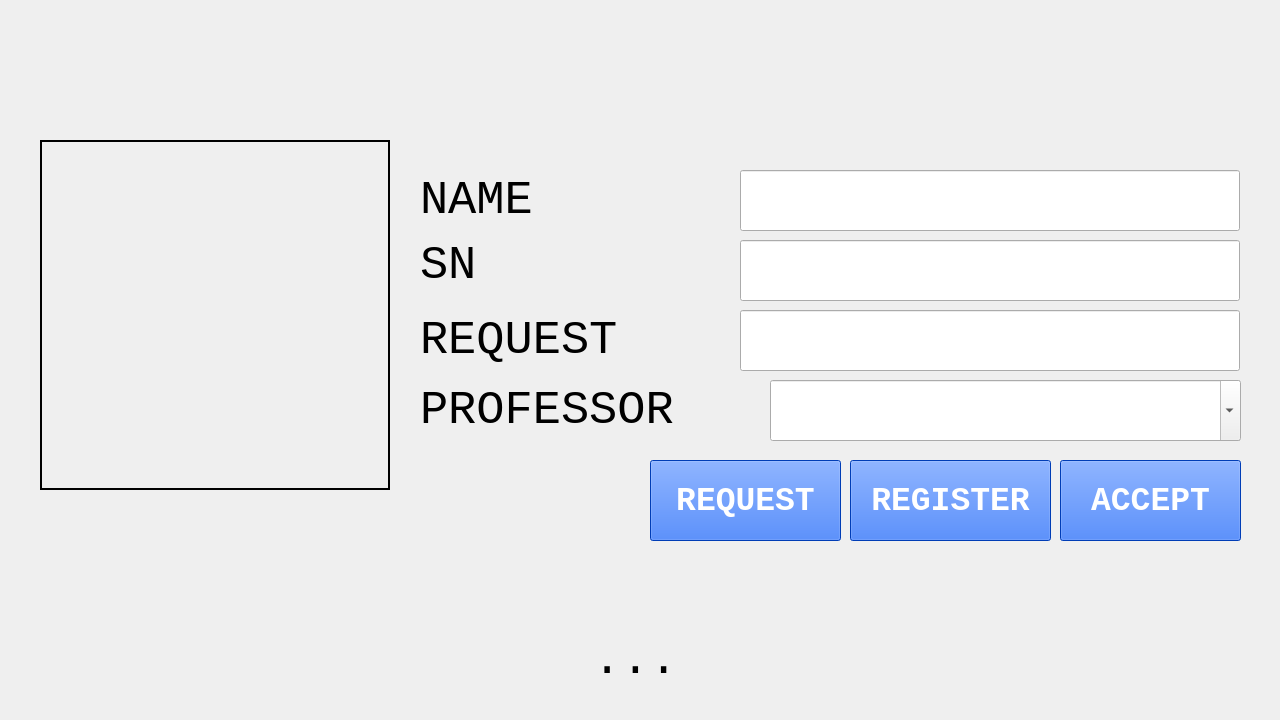
<?xml version="1.0" encoding="UTF-8"?>
<ui version="4.0">
 <class>MainWindow</class>
 <widget class="QMainWindow" name="MainWindow">
  <property name="geometry">
   <rect>
    <x>0</x>
    <y>0</y>
    <width>1280</width>
    <height>720</height>
   </rect>
  </property>
  <property name="font">
   <font>
    <family>Consolas</family>
    <pointsize>25</pointsize>
    <weight>75</weight>
    <bold>true</bold>
   </font>
  </property>
  <property name="windowTitle">
   <string>MainWindow</string>
  </property>
  <property name="styleSheet">
   <string notr="true"/>
  </property>
  <widget class="QWidget" name="centralwidget">
   <widget class="QPushButton" name="pushButtonOK">
    <property name="geometry">
     <rect>
      <x>1060</x>
      <y>460</y>
      <width>181</width>
      <height>81</height>
     </rect>
    </property>
    <property name="font">
     <font>
      <family>Consolas</family>
      <pointsize>25</pointsize>
      <weight>75</weight>
      <bold>true</bold>
     </font>
    </property>
    <property name="styleSheet">
     <string notr="true">color: rgb(255, 255, 255);
background-color: rgb(0, 85, 255);</string>
    </property>
    <property name="text">
     <string>ACCEPT</string>
    </property>
   </widget>
   <widget class="QPushButton" name="pushButtonADD">
    <property name="geometry">
     <rect>
      <x>850</x>
      <y>460</y>
      <width>201</width>
      <height>81</height>
     </rect>
    </property>
    <property name="font">
     <font>
      <family>Consolas</family>
      <pointsize>25</pointsize>
      <weight>75</weight>
      <bold>true</bold>
     </font>
    </property>
    <property name="styleSheet">
     <string notr="true">color: rgb(255, 255, 255);
background-color: rgb(0, 85, 255);</string>
    </property>
    <property name="text">
     <string>REGISTER</string>
    </property>
   </widget>
   <widget class="QLabel" name="label">
    <property name="geometry">
     <rect>
      <x>420</x>
      <y>170</y>
      <width>261</width>
      <height>61</height>
     </rect>
    </property>
    <property name="font">
     <font>
      <family>Consolas</family>
      <pointsize>35</pointsize>
      <weight>50</weight>
      <bold>false</bold>
     </font>
    </property>
    <property name="text">
     <string>NAME</string>
    </property>
   </widget>
   <widget class="QLabel" name="label_2">
    <property name="geometry">
     <rect>
      <x>420</x>
      <y>240</y>
      <width>261</width>
      <height>51</height>
     </rect>
    </property>
    <property name="font">
     <font>
      <family>Consolas</family>
      <pointsize>35</pointsize>
      <weight>50</weight>
      <bold>false</bold>
     </font>
    </property>
    <property name="text">
     <string>SN</string>
    </property>
   </widget>
   <widget class="QLabel" name="label_3">
    <property name="geometry">
     <rect>
      <x>420</x>
      <y>310</y>
      <width>261</width>
      <height>61</height>
     </rect>
    </property>
    <property name="font">
     <font>
      <family>Consolas</family>
      <pointsize>35</pointsize>
      <weight>50</weight>
      <bold>false</bold>
     </font>
    </property>
    <property name="text">
     <string>REQUEST</string>
    </property>
   </widget>
   <widget class="QLabel" name="label_4">
    <property name="geometry">
     <rect>
      <x>420</x>
      <y>380</y>
      <width>431</width>
      <height>61</height>
     </rect>
    </property>
    <property name="font">
     <font>
      <family>Consolas</family>
      <pointsize>35</pointsize>
      <weight>50</weight>
      <bold>false</bold>
     </font>
    </property>
    <property name="text">
     <string>PROFESSOR</string>
    </property>
   </widget>
   <widget class="QLineEdit" name="lineEditName">
    <property name="geometry">
     <rect>
      <x>740</x>
      <y>170</y>
      <width>500</width>
      <height>61</height>
     </rect>
    </property>
    <property name="font">
     <font>
      <family>Consolas</family>
      <pointsize>20</pointsize>
      <weight>50</weight>
      <italic>false</italic>
      <bold>false</bold>
     </font>
    </property>
    <property name="styleSheet">
     <string notr="true">font: 20pt &quot;Consolas&quot;;</string>
    </property>
   </widget>
   <widget class="QComboBox" name="comboBoxProfessor">
    <property name="geometry">
     <rect>
      <x>770</x>
      <y>380</y>
      <width>471</width>
      <height>61</height>
     </rect>
    </property>
    <property name="font">
     <font>
      <family>Consolas</family>
      <pointsize>20</pointsize>
      <weight>50</weight>
      <italic>false</italic>
      <bold>false</bold>
     </font>
    </property>
    <property name="styleSheet">
     <string notr="true">font: 20pt &quot;Consolas&quot;;</string>
    </property>
    <property name="editable">
     <bool>true</bool>
    </property>
    <property name="insertPolicy">
     <enum>QComboBox::NoInsert</enum>
    </property>
   </widget>
   <widget class="QLineEdit" name="lineEditSN">
    <property name="geometry">
     <rect>
      <x>740</x>
      <y>240</y>
      <width>500</width>
      <height>61</height>
     </rect>
    </property>
    <property name="font">
     <font>
      <family>Consolas</family>
      <pointsize>20</pointsize>
      <weight>50</weight>
      <italic>false</italic>
      <bold>false</bold>
     </font>
    </property>
    <property name="styleSheet">
     <string notr="true">font: 20pt &quot;Consolas&quot;;</string>
    </property>
   </widget>
   <widget class="QLineEdit" name="lineEditRequest">
    <property name="geometry">
     <rect>
      <x>740</x>
      <y>310</y>
      <width>500</width>
      <height>61</height>
     </rect>
    </property>
    <property name="font">
     <font>
      <family>Consolas</family>
      <pointsize>20</pointsize>
      <weight>50</weight>
      <italic>false</italic>
      <bold>false</bold>
     </font>
    </property>
    <property name="styleSheet">
     <string notr="true">font: 20pt &quot;Consolas&quot;;</string>
    </property>
   </widget>
   <widget class="QLabel" name="labelStatus">
    <property name="geometry">
     <rect>
      <x>110</x>
      <y>630</y>
      <width>1051</width>
      <height>61</height>
     </rect>
    </property>
    <property name="font">
     <font>
      <family>Consolas</family>
      <pointsize>35</pointsize>
      <weight>50</weight>
      <bold>false</bold>
     </font>
    </property>
    <property name="text">
     <string>...</string>
    </property>
    <property name="alignment">
     <set>Qt::AlignCenter</set>
    </property>
   </widget>
   <widget class="QPushButton" name="pushButtonREQUESTS">
    <property name="geometry">
     <rect>
      <x>650</x>
      <y>460</y>
      <width>191</width>
      <height>81</height>
     </rect>
    </property>
    <property name="font">
     <font>
      <family>Consolas</family>
      <pointsize>25</pointsize>
      <weight>75</weight>
      <bold>true</bold>
     </font>
    </property>
    <property name="styleSheet">
     <string notr="true">color: rgb(255, 255, 255);
background-color: rgb(0, 85, 255);</string>
    </property>
    <property name="text">
     <string>REQUEST</string>
    </property>
   </widget>
   <widget class="QLabel" name="labelCamWindow">
    <property name="geometry">
     <rect>
      <x>40</x>
      <y>140</y>
      <width>350</width>
      <height>350</height>
     </rect>
    </property>
    <property name="font">
     <font>
      <family>Consolas</family>
      <pointsize>35</pointsize>
     </font>
    </property>
    <property name="frameShape">
     <enum>QFrame::WinPanel</enum>
    </property>
    <property name="text">
     <string/>
    </property>
    <property name="scaledContents">
     <bool>false</bool>
    </property>
   </widget>
   <widget class="QLabel" name="bg">
    <property name="geometry">
     <rect>
      <x>0</x>
      <y>0</y>
      <width>1280</width>
      <height>720</height>
     </rect>
    </property>
    <property name="font">
     <font>
      <family>Consolas</family>
      <pointsize>35</pointsize>
     </font>
    </property>
    <property name="text">
     <string/>
    </property>
    <property name="pixmap">
     <pixmap>bg.jpg</pixmap>
    </property>
    <property name="scaledContents">
     <bool>true</bool>
    </property>
   </widget>
   <zorder>bg</zorder>
   <zorder>pushButtonOK</zorder>
   <zorder>pushButtonADD</zorder>
   <zorder>label</zorder>
   <zorder>label_2</zorder>
   <zorder>label_3</zorder>
   <zorder>label_4</zorder>
   <zorder>lineEditName</zorder>
   <zorder>comboBoxProfessor</zorder>
   <zorder>lineEditSN</zorder>
   <zorder>lineEditRequest</zorder>
   <zorder>labelStatus</zorder>
   <zorder>pushButtonREQUESTS</zorder>
   <zorder>labelCamWindow</zorder>
  </widget>
 </widget>
 <tabstops>
  <tabstop>lineEditName</tabstop>
  <tabstop>lineEditSN</tabstop>
  <tabstop>lineEditRequest</tabstop>
  <tabstop>comboBoxProfessor</tabstop>
  <tabstop>pushButtonADD</tabstop>
  <tabstop>pushButtonOK</tabstop>
 </tabstops>
 <resources/>
 <connections/>
</ui>
